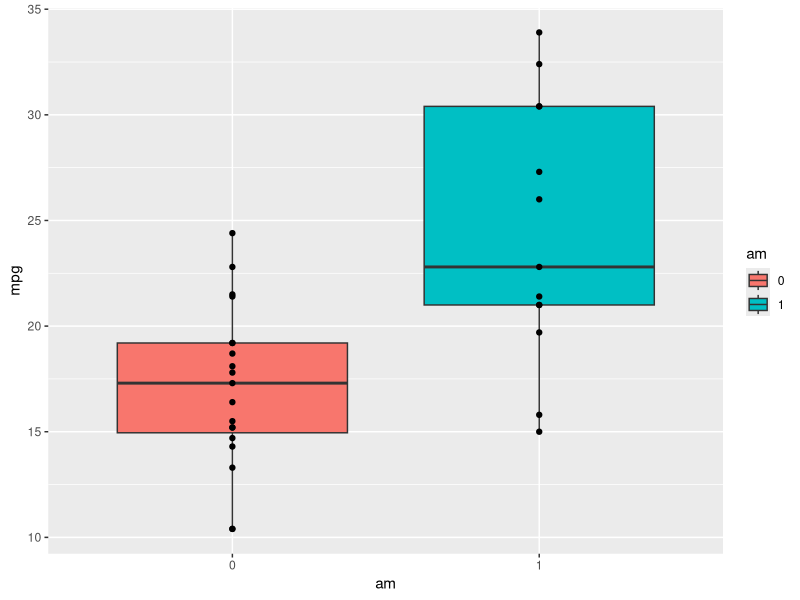
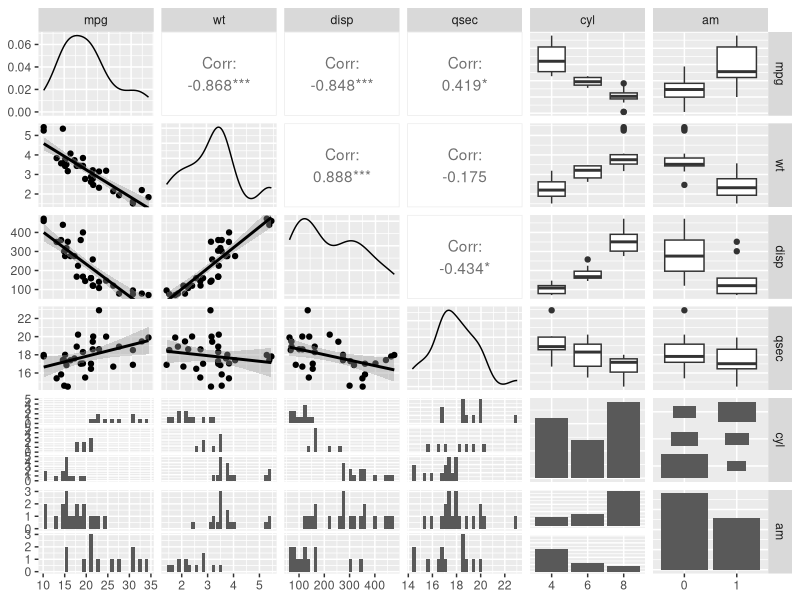
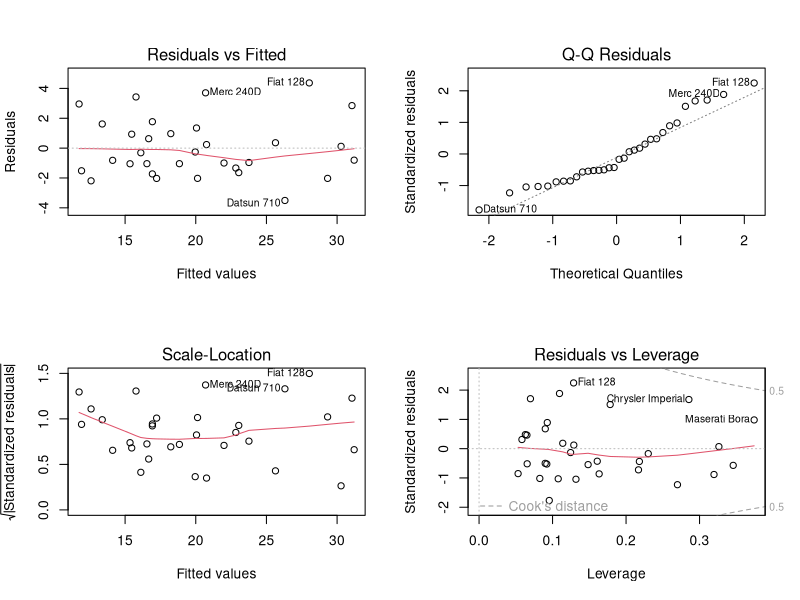

These figures' R source, in order:
## ---- chunk 1
library(ggplot2)
data(mtcars)
## ---- chunk 2
dim(mtcars)
## ---- chunk 3
head(mtcars)
## ---- chunk 4
mtcars$cyl <- as.factor(mtcars$cyl)
mtcars$vs <- as.factor(mtcars$vs)
mtcars$am <- as.factor(mtcars$am)
mtcars$gear <- as.factor(mtcars$gear)
mtcars$carb <- as.factor(mtcars$carb)
str(mtcars)
## ---- chunk 5
ggplot(data=mtcars, aes(x=am, y=mpg)) + geom_boxplot(aes(fill=am)) + 
    geom_point(aes(am, mpg), position=position_dodge(width=0.5)) 
## ---- chunk 6
require(GGally)
ggpairs(mtcars, lower = list(continuous = "smooth"), columns  = c("mpg", "wt", "disp","qsec", "cyl","am"))
## ---- chunk 7
fit_wt_qsec_int3 <- lm(mpg ~ am + wt + qsec + wt*am, data = mtcars)
summ <- summary(fit_wt_qsec_int3)
summ$coefficients
## ---- chunk 8
par(mfrow = c(2, 2))
plot(fit_wt_qsec_int3)
## ---- chunk 9
fit_am <- lm(mpg ~ am, data = mtcars)
summ <- summary(fit_am)
summ$coefficients
## ---- chunk 10
fit_all <- lm(mpg ~ ., data = mtcars)
summ <- summary(fit_all)
summ$coefficients
## ---- chunk 11
fit_wt <- lm(mpg ~ am + wt, data = mtcars)
summ <- summary(fit_wt)
summ$coefficients
## ---- chunk 12
fit_wt_disp <- lm(mpg ~ am + wt + disp, data = mtcars)
summ <- summary(fit_wt_disp)
summ$coefficients  
## ---- chunk 13
fit_wt_qsec <- lm(mpg ~ am + wt + qsec, data = mtcars)
summ <- summary(fit_wt_qsec)
summ$coefficients
## ---- chunk 14
fit_wt_qsec_int <- lm(mpg ~ am + wt + qsec + wt*cyl, data = mtcars)
summ <- summary(fit_wt_qsec_int)
summ$coefficients
## ---- chunk 15
fit_wt_qsec_int2 <- lm(mpg ~ am + wt + qsec + wt*disp, data = mtcars)
summ <- summary(fit_wt_qsec_int2)
summ$coefficients
## ---- chunk 16
fit_wt_qsec_int3 <- lm(mpg ~ am + wt + qsec + wt*am, data = mtcars)
summ <- summary(fit_wt_qsec_int3)
summ$coefficients
## ---- chunk 17
fit_wt_qsec_int4 <- lm(mpg ~ am + wt + qsec + wt*am + qsec*cyl, data = mtcars)
summ <- summary(fit_wt_qsec_int4)
summ$coefficients
## ---- chunk 18
fit_disp <- lm(mpg ~ am + disp, data = mtcars)
summ <- summary(fit_disp)
summ$coefficients
## ---- chunk 19
fit_disp_qsec_int5 <- lm(mpg ~ am + disp + qsec + wt*am, data = mtcars)
summ <- summary(fit_disp_qsec_int5)
summ$coefficients
